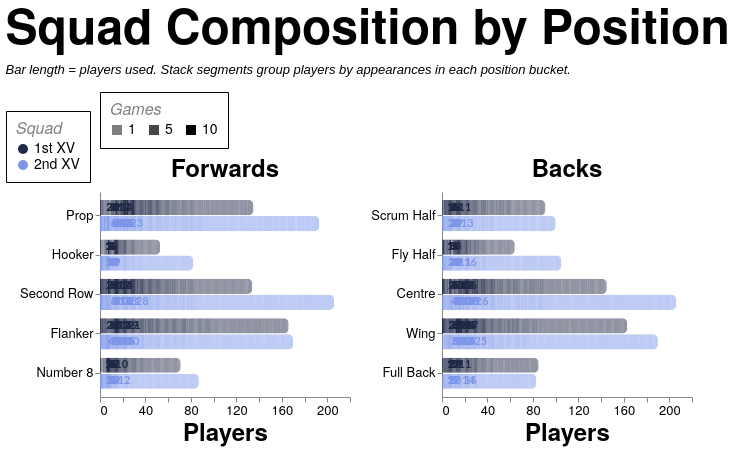

The Vega-Lite source for this figure:
### Vega-Lite specification from a JSON file in a GitHub repository (floating-point values rounded to 4 significant figures; data arrays with more than 128 entries replaced by an {"elided": "..."} marker saying what was removed)
{"config": {"axis": {"labelFont": "PT Sans Narrow, Helvetica Neue, Helvetica, Arial, sans-serif", "titleFont": "PT Sans Narrow, Helvetica Neue, Helvetica, Arial, sans-serif", "labelFontSize": 13, "titleFontSize": 24, "gridColor": "#202947", "gridOpacity": 0.2, "zindex": 1}, "text": {"font": "Lato, sans-serif"}, "bar": {"cornerRadiusEnd": 5}, "header": {"labelFont": "PT Sans Narrow, Helvetica Neue, Helvetica, Arial, sans-serif", "titleFont": "PT Sans Narrow, Helvetica Neue, Helvetica, Arial, sans-serif", "labelFontSize": 24, "titleFontSize": 28, "labelFontWeight": "bold", "orient": "left"}, "legend": {"labelFont": "PT Sans Narrow, Helvetica Neue, Helvetica, Arial, sans-serif", "titleFont": "PT Sans Narrow, Helvetica Neue, Helvetica, Arial, sans-serif", "labelFontSize": 14, "titleFontSize": 16, "titlePadding": 5, "fillColor": "white", "strokeColor": "black", "padding": 10, "titleFontWeight": "lighter", "titleFontStyle": "italic", "titleColor": "gray", "offset": 10}, "title": {"font": "PT Sans Narrow, Helvetica Neue, Helvetica, Arial, sans-serif", "fontSize": 48, "fontWeight": "bold", "anchor": "start", "align": "center", "titlePadding": 20, "subtitlePadding": 10, "subtitleFontSize": 13, "subtitleColor": "", "subtitleFontStyle": "italic", "offset": 15, "color": "black"}, "axisX": {"labelAngle": 0}, "facet": {"title": null, "header": null, "align": {"row": "each", "column": "each"}}, "resolve": {"scale": {"y": "independent", "facet": "independent"}}, "background": "transparent", "scale": {"offsetBandPaddingOuter": 0.2, "offsetBandPaddingInner": 0.1}, "view": {"stroke": null, "background": "transparent"}}, "data": {"name": "data-c418d3b97e625141be098b26aa876e69"}, "facet": {"column": {"field": "unit", "sort": ["Forwards", "Backs"], "title": null, "type": "nominal"}}, "spec": {"layer": [{"mark": {"type": "bar"}, "encoding": {"color": {"field": "squad", "legend": {"labelExpr": "datum.value + ' XV'", "orient": "bottom-right", "title": "Squad"}, "scale": {"domain": ["1st", "2nd"], "range": ["#202946", "#7d96e8"]}, "type": "nominal"}, "detail": {"field": "games", "type": "quantitative"}, "opacity": {"field": "games", "legend": {"orient": "top", "title": "Games", "titleOrient": "top", "values": [1, 5, 10]}, "scale": {"domain": [1, 10], "range": [0.5, 1]}, "type": "quantitative"}, "order": {"field": "games", "sort": "descending", "type": "quantitative"}, "tooltip": [{"field": "season", "title": "Season", "type": "nominal"}, {"field": "squad", "title": "Squad", "type": "nominal"}, {"field": "unit", "title": "Unit", "type": "nominal"}, {"field": "position", "title": "Position", "type": "nominal"}, {"field": "players", "title": "Players", "type": "quantitative"}, {"field": "games", "title": "Appearances per player", "type": "quantitative"}], "x": {"axis": {"grid": false, "tickMinStep": 1}, "field": "players", "stack": "zero", "title": "Players", "type": "quantitative"}, "y": {"field": "position", "sort": {"field": "position_order", "op": "min", "order": "ascending"}, "title": null, "type": "nominal"}, "yOffset": {"field": "squad", "scale": {"paddingInner": 0.05, "paddingOuter": 0.01}, "sort": ["1st", "2nd"], "type": "nominal"}}}, {"mark": {"type": "text", "align": "left", "baseline": "middle", "dx": 4, "fontSize": 11, "fontWeight": "bold"}, "encoding": {"color": {"field": "squad", "legend": {"labelExpr": "datum.value + ' XV'", "orient": "bottom-right", "title": "Squad"}, "scale": {"domain": ["1st", "2nd"], "range": ["#202946", "#7d96e8"]}, "type": "nominal"}, "text": {"field": "total_players", "format": ".0f", "type": "quantitative"}, "tooltip": [{"field": "season", "title": "Season", "type": "nominal"}, {"field": "countModeLabel", "title": "Position Count Mode", "type": "nominal"}, {"field": "squad", "title": "Squad", "type": "nominal"}, {"field": "unit", "title": "Unit", "type": "nominal"}, {"field": "position", "title": "Position", "type": "nominal"}, {"field": "total_players", "title": "Total Players", "type": "quantitative"}], "x": {"axis": {"grid": false, "tickMinStep": 1}, "field": "total_players", "type": "quantitative"}, "y": {"field": "position", "sort": {"field": "position_order", "op": "min", "order": "ascending"}, "title": null, "type": "nominal"}, "yOffset": {"field": "squad", "scale": {"paddingInner": 0.05, "paddingOuter": 0.01}, "sort": ["1st", "2nd"], "type": "nominal"}}, "transform": [{"aggregate": [{"op": "sum", "field": "players", "as": "total_players"}], "groupby": ["season", "countMode", "countModeLabel", "squad", "unit", "position", "position_order"]}]}], "height": {"step": 16}, "width": 250}, "resolve": {"scale": {"x": "shared", "y": "independent"}}, "spacing": 20, "title": {"text": "Squad Composition by Position", "subtitle": ["Bar length = players used. Stack segments group players by appearances in each position bucket."]}, "$schema": "https://vega.github.io/schema/vega-lite/v5.20.1.json", "datasets": {"data-c418d3b97e625141be098b26aa876e69": {"elided": "1520 records"}}}
